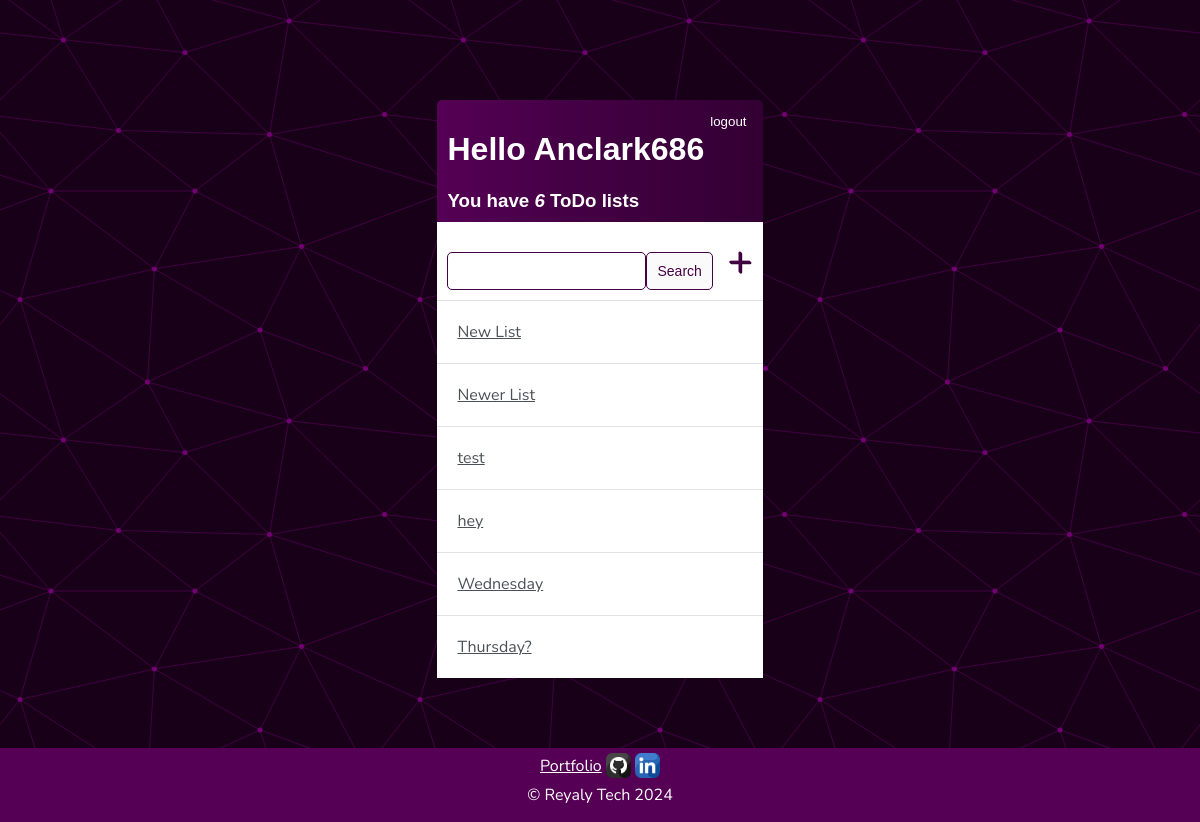
Page / (signed in) on the earlier database version.
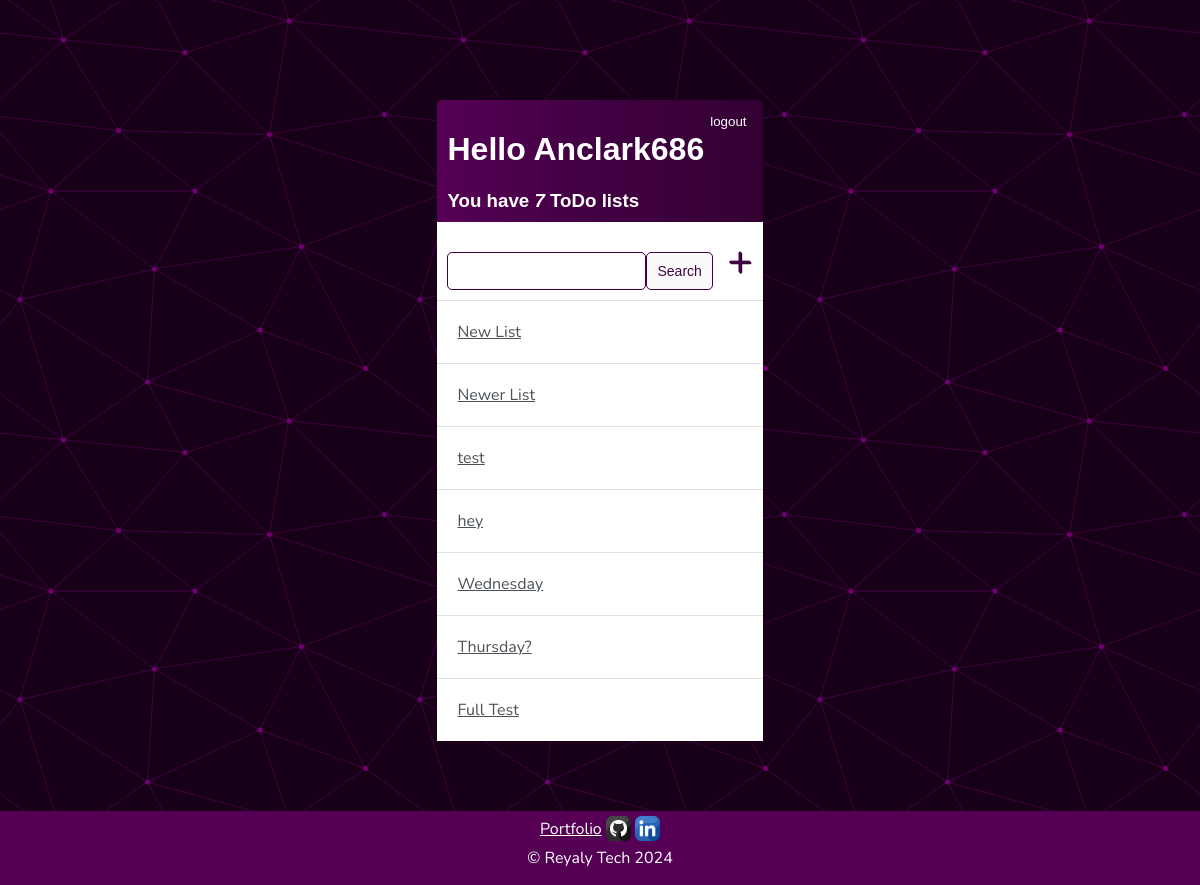
Same page on the later database version.
### base/models.py (models this page shows)
class ToDoList(models.Model):
    user = models.ForeignKey(User, on_delete=models.CASCADE, null=True, blank=True)
    title = models.CharField(max_length=200)
    description = models.CharField(max_length=200)
    created = models.DateTimeField(auto_now_add=True)
    def __str__(self):
        return self.title
    class Meta:
        ordering = ['created']

### base/views.py (the view)
# urls.py: path('', ToDoListList.as_view(), name="lists"),
class ToDoListList(LoginRequiredMixin, ListView):
    model = ToDoList
    context_object_name = "lists"
    def get_context_data(self, **kwargs):
        context = super().get_context_data(**kwargs)
        context['lists'] = context['lists'].filter(user=self.request.user)
        context['count'] = context['lists'].count
        search_input = self.request.GET.get('search-area') or ''
        if search_input:
            context['lists'] = context['lists'].filter(title__contains=search_input)
        context['search_input'] = search_input
        return context

### base/templates/base/todolist_list.html (shortened to what this page needs)
{% extends 'base/main.html' %} {% block content%}
<div class="header-bar">
  <div>
    <h1>Hello {{request.user|title}}</h1>
    <h3 style="margin: 0">You have <i>{{count}}</i> ToDo list{{count|pluralize}}</h3>
  </div>
  {% if request.user.is_authenticated %}
  <form method="post" action="{% url 'logout' %}">
    <button type="submit" class="logout-btn">logout</button>
  </form>
  {% else %}
  <a href="{% url 'login' %}">Login</a>
  {% endif %}
</div>
<div id="search-add-wrapper">
  <form method="GET" style="margin-top: 20px; display: flex;">
      <input type="text" name="search-area" value="{{search_input}}">
      <input class="button" type="submit" value="Search" >
  </form>
  <a id="add-link" href = "{% url 'todolist-create' %}">&#x2b;</a>
</div>
<div class="task-items-wrapper">
  {% for list in lists %}
  <div class="list-wrapper">
    <a href="{% url 'tasks' list.id %}">{{list}}</a>
  </div>
  {% empty %}
  <h3>No lists</h3>
  {% endfor %}
</div>
{% endblock content%}

Differences in the rows shown:
added ToDoList: title "Full Test"
Other differences:
{{ count }}: "6" → "7"
